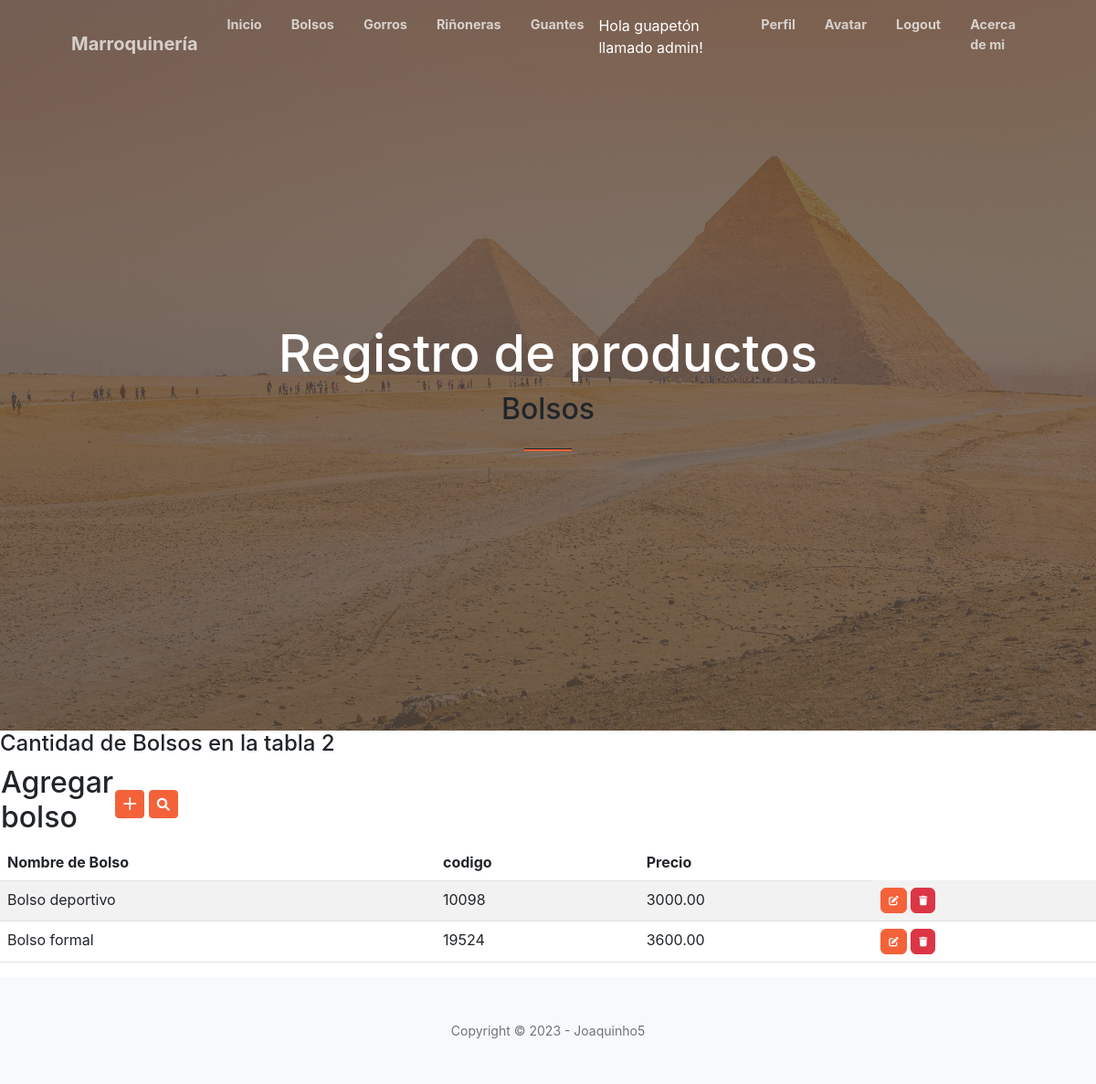
/bolsos/ (signed in), run on an earlier commit of the app's database.
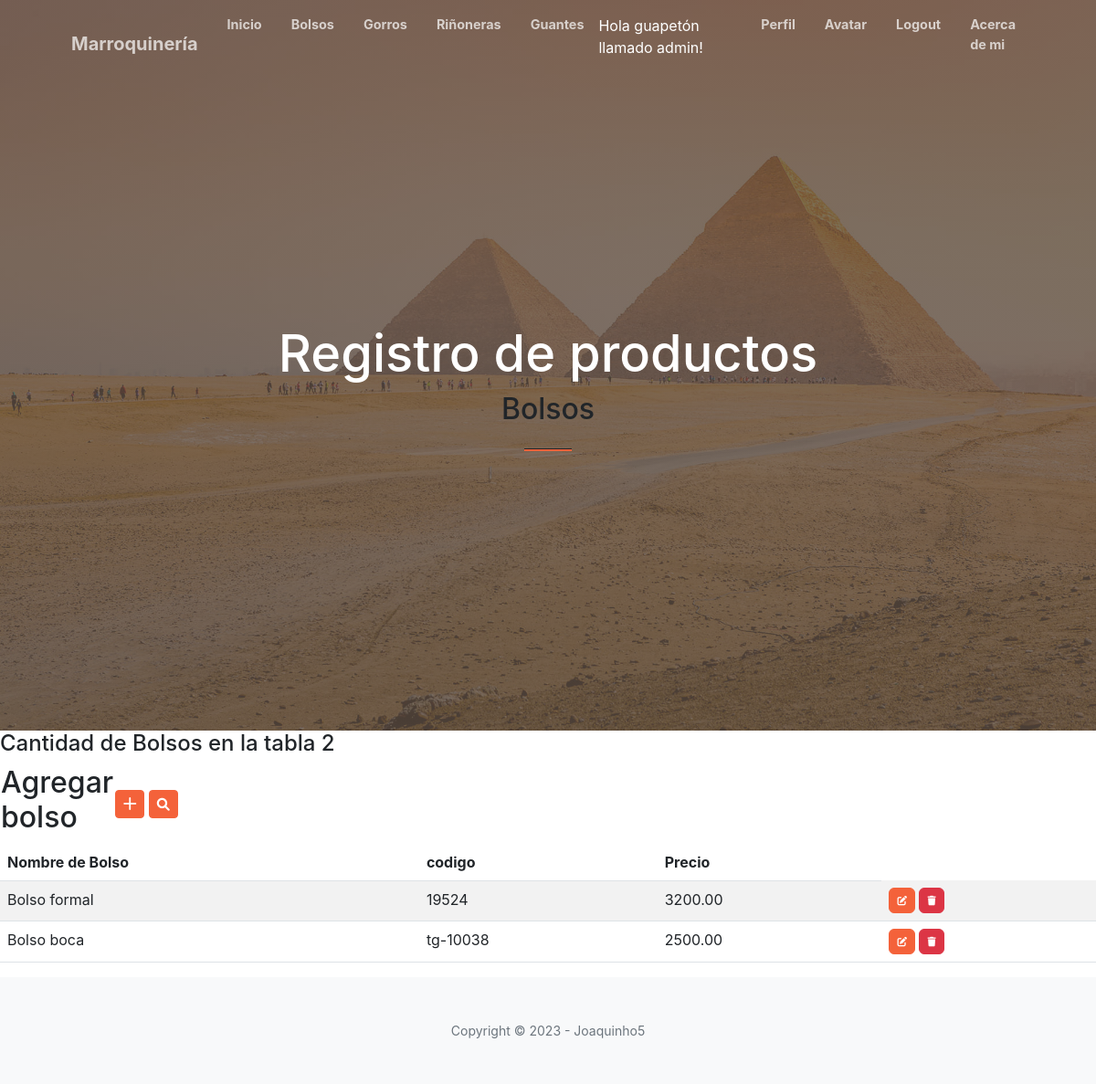
And on a later commit of the database.
### aplicacion/models.py (models this page shows, shortened)
class Bolso(models.Model):
    nombre = models.CharField(max_length=200)
    codigo = models.CharField(max_length=200)
    precio = models.DecimalField(max_digits=10, decimal_places=2)

### aplicacion/views.py (the view)
# urls.py: path('bolsos/', bolso, name="bolso"),
@login_required
def bolso(request):
    contexto = {'Bolsos': Bolso.objects.all()}
    return render(request, "aplicacion/bolso.html", contexto)

### aplicacion/templates/aplicacion/bolso.html (shortened to what this page needs)
{% extends 'aplicacion/base.html' %}
{% load static %}
{% block titulo %}
    Bolsos
{% endblock titulo %}
{% block contenido %}
<h4>Cantidad de Bolsos en la tabla {{ Bolsos|length }}</h4>
<table>
    <tr>
        <td width="120"><h2>Agregar bolso</h2></td>
        <td>
            <a href="{% url 'createBolso' %}" class="btn btn-primary btn-sm">
                <i class="bi bi-plus-lg" title="New Record"></i>
            </a>
            <a href="{% url 'buscar_bolso' %}" class="btn btn-primary btn-sm">
                <i class="fa-solid fa-magnifying-glass"></i>
            </a>
        </td>
    </tr>
</table>
<table class="table table-striped">
    <thead>
        <tr>
            <th>Nombre de Bolso</th>
            <th>codigo</th>
            <th>Precio</th>
        </tr>
    </thead>
    <tbody>
{% for g in Bolsos %}
        <tr>
            <td>{{ g.nombre }}</td>
            <td>{{ g.codigo }}</td>
            <td>{{ g.precio }}</td>
            <td>
                <a href="{% url 'updateBolso' g.id %}" class="btn btn-primary" style="--bs-btn-padding-y: .25rem; --bs-btn-padding-x: .5rem; --bs-btn-font-size: .75rem;">
                </a>
                <a href="{% url 'deleteBolso' g.id %}" class="btn btn-danger" style="--bs-btn-padding-y: .25rem; --bs-btn-padding-x: .5rem; --bs-btn-font-size: .75rem;">
                </a>
            </td>
        </tr>
{% endfor %}
    </tbody>
</table>
{% endblock contenido %}

What changed in the data, as far as the page shows it:
removed Bolso: nombre "Bolso deportivo", codigo "10098", precio "3000.00"
changed Bolso "Bolso formal": precio "3600.00" → "3200.00"
added Bolso: nombre "Bolso boca", codigo "tg-10038", precio "2500.00"
